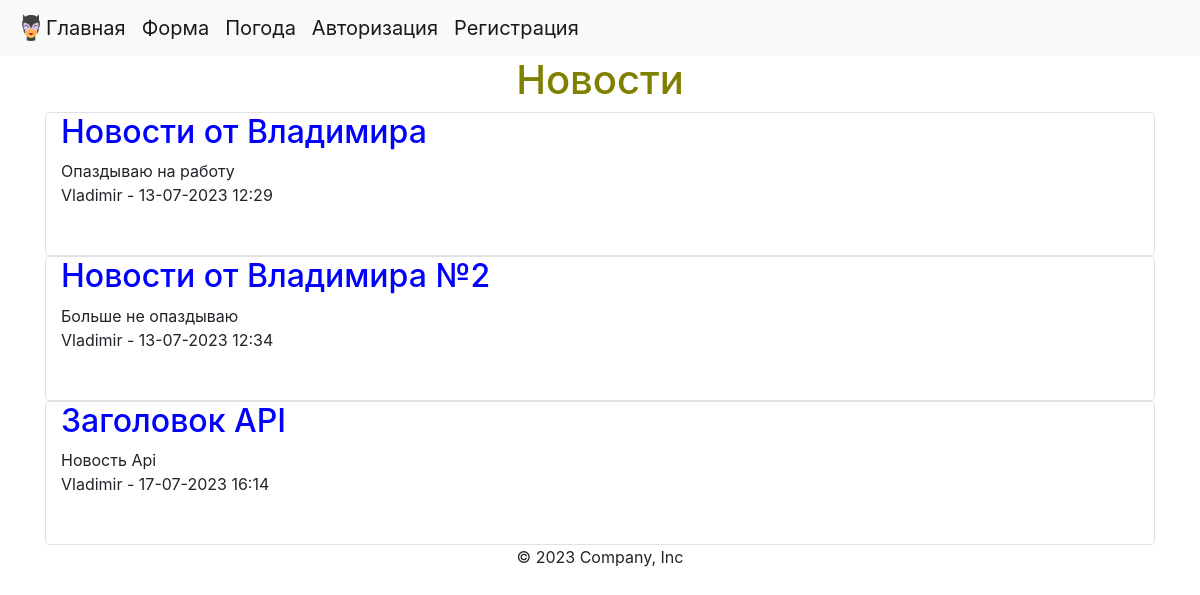
The page /index on the database as committed earlier.
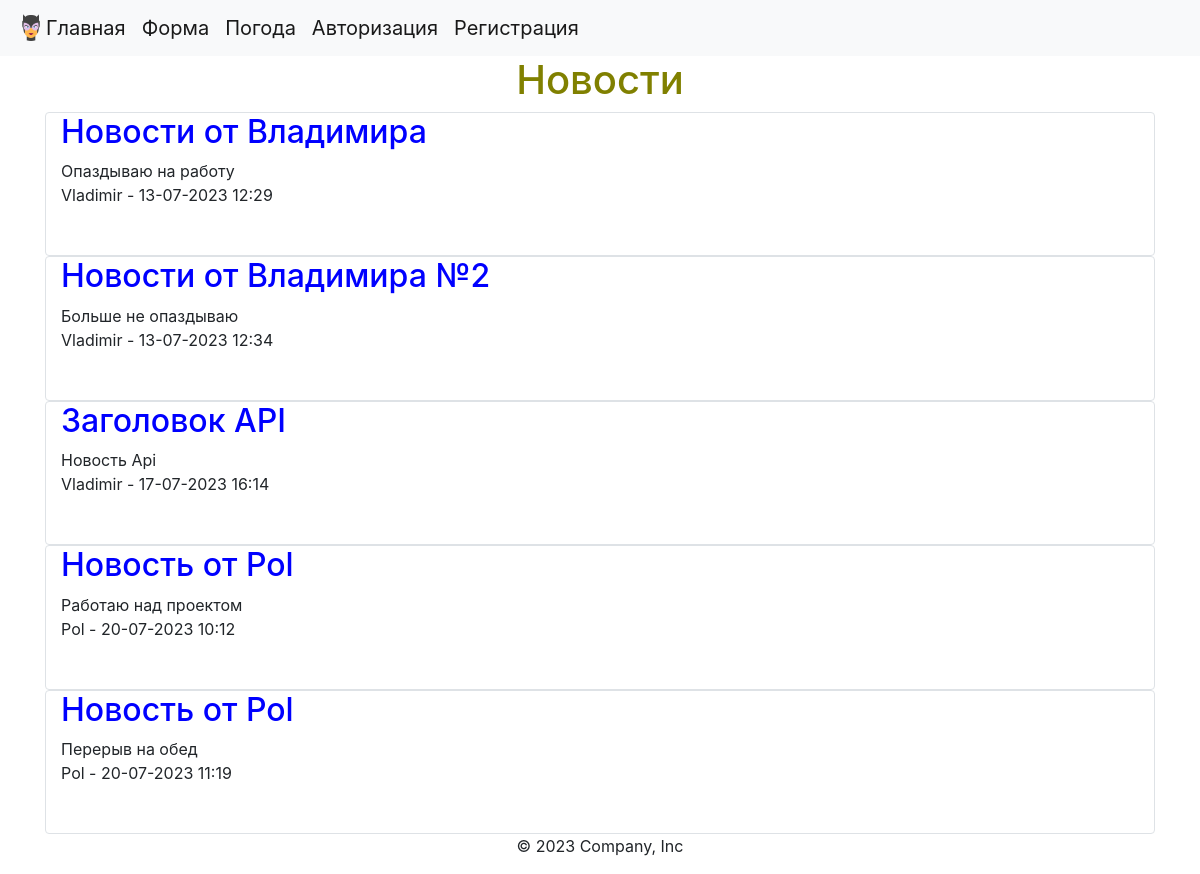
The same page on the database as committed later.
### data/news.py (models this page shows, shortened)
class News(SqlAlchemyBase, UserMixin, SerializerMixin):
    __tablename__ = 'news'
    id = sqlalchemy.Column(sqlalchemy.Integer, primary_key=True, autoincrement=True)
    title = sqlalchemy.Column(sqlalchemy.String, nullable=True)
    content = sqlalchemy.Column(sqlalchemy.String, nullable=True)
    create_date = sqlalchemy.Column(sqlalchemy.DateTime, default=datetime.datetime.now())
    is_private = sqlalchemy.Column(sqlalchemy.Boolean, default=True)
    is_published = sqlalchemy.Column(sqlalchemy.Boolean, default=True)
    user_id = sqlalchemy.Column(sqlalchemy.Integer, sqlalchemy.ForeignKey("users.id"))
    user = orm.relationship('User')  # связываем с классом

### data/users.py (models this page shows, shortened)
class User(SqlAlchemyBase, UserMixin, SerializerMixin):
    __tablename__ = 'users'
    id = sqlalchemy.Column(sqlalchemy.Integer, primary_key=True, autoincrement=True)
    name = sqlalchemy.Column(sqlalchemy.String, nullable=True)
    about = sqlalchemy.Column(sqlalchemy.String, nullable=True)
    email = sqlalchemy.Column(sqlalchemy.String, index=True, unique=True, nullable=True)
    hashed_password = sqlalchemy.Column(sqlalchemy.String, nullable=True)
    create_date = sqlalchemy.Column(sqlalchemy.DateTime, default=datetime.datetime.now())
    news = orm.relationship("News", back_populates='user')  # связываем с классом и user

### main.py (the view)
@app.route('/')
@app.route('/index')
def index():
    db_sess = db_session.create_session()
    if current_user.is_authenticated:
        news = db_sess.query(News).filter((News.user == current_user) | (News.is_private != True))
    else:
        news = db_sess.query(News).filter(News.is_private != True)
    return render_template('index.html', title='Новости', news=news)  # * список **словарь

### data/db_session.py (called while the page is built)
def create_session() -> Session:  # аннотатор функций, возвращает сессию
    global created
    return created()

### templates/index.html (shortened to what this page needs)
{% extends "base.html" %}
{% block content %}
<h1 align="center" style="color: olive;"> Новости </h1>
<div class="container">
{% for item in news %}
<div class="col border rounded ">
    <h2 style="color:blue;">{{ item.title }} </h2>
    <div>{{ item.content }}</div>
    <div>{{ item.user.name }} - {{ item.create_date.strftime("%d-%m-%Y %H:%M")}}</div>
<br><br></div>
{% endfor %}
</div>
<p class="text-center text-body-secondary">© 2023 Company, Inc</p>
{% endblock %}

### templates/base.html (shortened to what this page needs)
<!DOCTYPE html>
<html lang="en">
<head>
    <link rel="stylesheet" type="text/css" href="../static/css/style.css">
    <link rel="stylesheet" href="https://cdn.jsdelivr.net/npm/bootstrap@4.6.2/dist/css/bootstrap.min.css"
>
</head>
<body>
<header>
    <nav class="navbar navbar-light bg-light d-flex justify-content-start">
        <a class="navbar-brand" href="/index">
            <img src="../static/images/Picture-icon.png" width="30" height="30"
                 class="d-inline-block align-top" alt="">Главная</a>
        <a class="navbar-brand" href="/form_sample">Форма</a>
        <a class="navbar-brand" href="/weather_form">Погода</a>
        {% if current_user.is_authenticated %}
        <a class="navbar-brand btn btn-danger text-white ml-auto" title="Нажмите для выхода" href="/logout">{{ current_user.name}} (Выйти)</a>
        {% else %}
        <a class="navbar-brand" href="/login">Авторизация</a>
        <a class="navbar-brand" href="/register">Регистрация</a>
        {% endif %}
    </nav>
</header>
{% block content %}{% endblock %}
</body>
</html>

Rows that differ between the two databases and show on the page:
added News: title "Новость от Pol", content "Работаю над проектом", user.name "Pol", create_date "20-07-2023 10:12"
added News: title "Новость от Pol", content "Перерыв на обед", user.name "Pol", create_date "20-07-2023 11:19"
